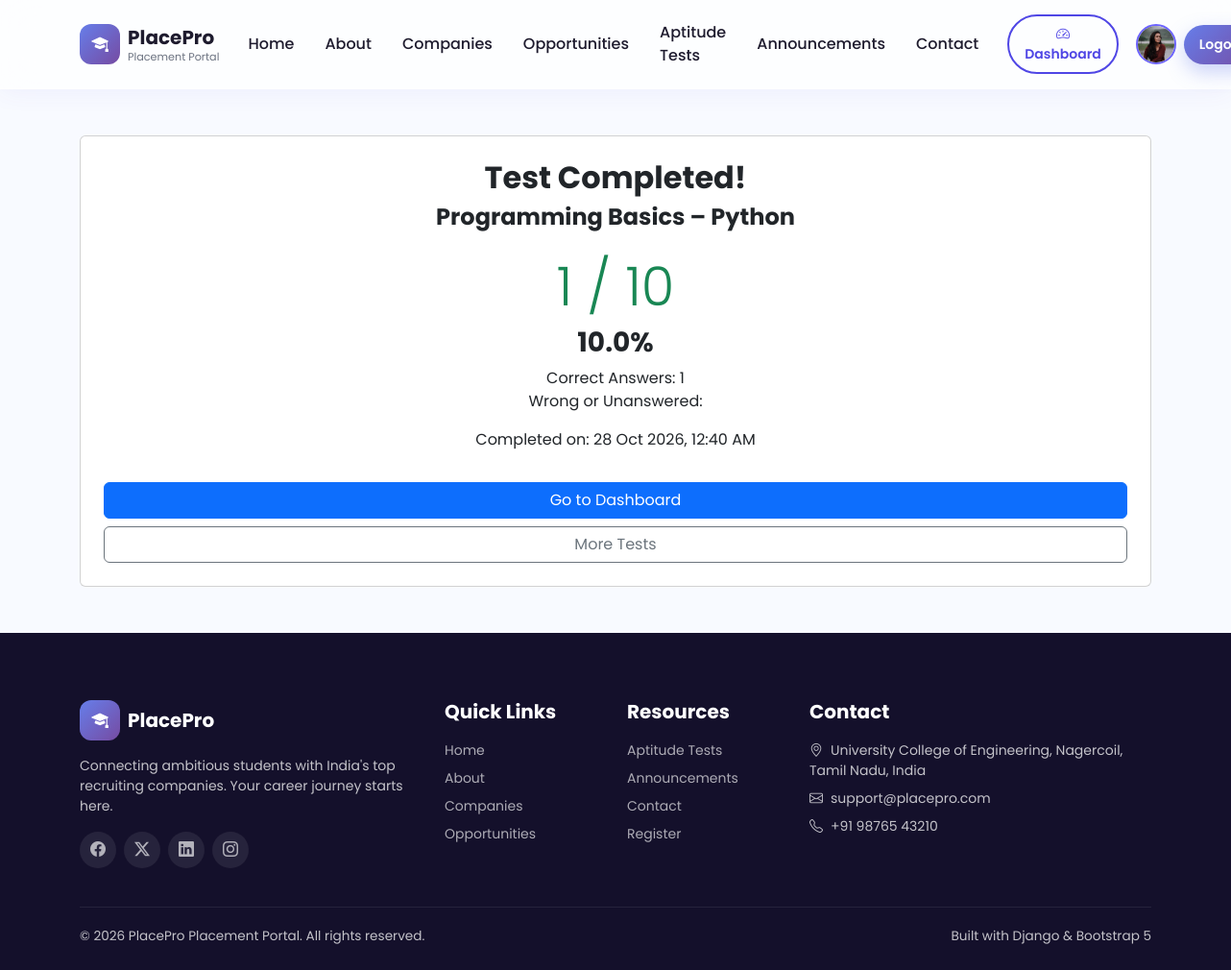
The page /aptitude-result/1/ (signed in) on the database its author committed.
### portal/models.py (models this page shows, shortened)
class Profile(models.Model):
    user = models.OneToOneField(
        User,
        on_delete=models.CASCADE,
        related_name="profile"
    )
    phone = models.CharField(max_length=15, blank=True)
    graduation_year = models.PositiveIntegerField(
        null=True, blank=True
    )
    college = models.CharField(max_length=200, blank=True)
    course = models.CharField(max_length=100, blank=True)
    resume = models.FileField(
        upload_to="resumes/", blank=True, null=True
    )
    profile_picture = models.ImageField(
        upload_to="profile_pics/", blank=True, null=True
    )

class AptitudeAttempt(models.Model):
    student = models.ForeignKey(
        User,
        on_delete=models.CASCADE,
        related_name='aptitude_attempts'
    )
    test = models.ForeignKey(
        AptitudeTest,
        on_delete=models.CASCADE,
        related_name='attempts'
    )
    score = models.PositiveIntegerField(default=0)
    total_marks = models.PositiveIntegerField(default=0)
    answers = models.JSONField(default=dict, blank=True)
    attempted_on = models.DateTimeField(auto_now_add=True)
    @property
    def percentage(self):
        if self.total_marks == 0:
            return 0
        return round((self.score / self.total_marks) * 100, 2)

class AptitudeTest(models.Model):
    CATEGORY_CHOICES = [
        ('QUANT', 'Quantitative Aptitude'),
        ('VERBAL', 'Verbal Ability'),
        ('LOGICAL', 'Logical Reasoning'),
        ('CODING', 'Programming Basics'),
    ]
    DIFFICULTY_CHOICES = [
        ('EASY', 'Easy'),
        ('MEDIUM', 'Medium'),
        ('HARD', 'Hard'),
    ]
    title = models.CharField(max_length=150)
    category = models.CharField(max_length=20, choices=CATEGORY_CHOICES)
    difficulty = models.CharField(max_length=10, choices=DIFFICULTY_CHOICES, default='MEDIUM')
    total_questions = models.PositiveIntegerField(default=20)
    duration_minutes = models.PositiveIntegerField(default=30)
    is_active = models.BooleanField(default=True)
    created_at = models.DateTimeField(auto_now_add=True)
    class Meta:
        ordering = ['category']

### portal/views.py (the view)
@login_required
def aptitude_result(request, attempt_id):
    attempt = get_object_or_404(
        AptitudeAttempt,
        id=attempt_id,
        student=request.user
    )
    return render(
        request,
        'portal/aptitude_result.html',
        {'attempt': attempt}
    )

### templates/portal/aptitude_result.html (shortened to what this page needs)
{% extends 'base.html' %}
{% block content %}
<div class="container py-5">
    <div class="card p-4 text-center">
        <h2>Test Completed!</h2>
        <h4>{{ attempt.test.title }}</h4>
        <h1 class="display-4 text-success mt-3">
            {{ attempt.score }} / {{ attempt.total_marks }}
        </h1>
        <h3>{{ attempt.percentage }}%</h3>
        <p>
            Correct Answers: {{ attempt.score }}<br>
            Wrong or Unanswered:
        </p>
        <p>
            Completed on: {{ attempt.attempted_on|date:"d M Y, h:i A" }}
        </p>
        <a href="{% url 'dashboard' %}"
           class="btn btn-primary mt-3">
            Go to Dashboard
        </a>
        <a href="{% url 'aptitude_tests' %}"
           class="btn btn-outline-secondary mt-2">
            More Tests
        </a>
    </div>
</div>
{% endblock %}

### templates/base.html (shortened to what this page needs)
{% load static %}
<!DOCTYPE html>
<html lang="en">
<head>
  <link href="https://cdn.jsdelivr.net/npm/bootstrap@5.3.3/dist/css/bootstrap.min.css" rel="stylesheet">
  <link rel="stylesheet" href="https://cdn.jsdelivr.net/npm/bootstrap-icons@1.11.3/font/bootstrap-icons.css">
  <link rel="stylesheet" href="{% static 'css/style.css' %}">
</head>
<body>
  <nav class="navbar navbar-expand-lg navbar-glass">
    <div class="container">
      <a class="navbar-brand d-flex align-items-center gap-2" href="{% url 'home' %}">
        <span class="navbar-brand-logo"><i class="bi bi-mortarboard-fill"></i></span>
        <span>
          <span class="brand-text d-block">PlacePro</span>
          <span class="brand-tagline">Placement Portal</span>
        </span>
      </a>
      <div class="collapse navbar-collapse" id="mainNav">
        <ul class="navbar-nav ms-auto align-items-lg-center gap-lg-1">
          <li class="nav-item"><a
              class="nav-link nav-link-custom {% if request.resolver_match.url_name == 'home' %}active{% endif %}"
              href="{% url 'home' %}">Home</a></li>
          <li class="nav-item"><a
              class="nav-link nav-link-custom {% if request.resolver_match.url_name == 'about' %}active{% endif %}"
              href="{% url 'about' %}">About</a></li>
          <li class="nav-item"><a
              class="nav-link nav-link-custom {% if request.resolver_match.url_name == 'companies' %}active{% endif %}"
              href="{% url 'companies' %}">Companies</a></li>
          <li class="nav-item"><a
              class="nav-link nav-link-custom {% if request.resolver_match.url_name == 'opportunities' %}active{% endif %}"
              href="{% url 'opportunities' %}">Opportunities</a></li>
          <li class="nav-item"><a
              class="nav-link nav-link-custom {% if request.resolver_match.url_name == 'aptitude_tests' %}active{% endif %}"
              href="{% url 'aptitude_tests' %}">Aptitude Tests</a></li>
          <li class="nav-item"><a
              class="nav-link nav-link-custom {% if request.resolver_match.url_name == 'announcements' %}active{% endif %}"
              href="{% url 'announcements' %}">Announcements</a></li>
          <li class="nav-item"><a
              class="nav-link nav-link-custom {% if request.resolver_match.url_name == 'contact' %}active{% endif %}"
              href="{% url 'contact' %}">Contact</a></li>
        </ul>
        <div class="d-flex align-items-center gap-2 mt-3 mt-lg-0 ms-lg-3">
          {% if user.is_authenticated %}
          <a href="{% url 'dashboard' %}" class="btn btn-outline-gradient btn-sm px-3">
            <i class="bi bi-speedometer2"></i> Dashboard
          </a>
          <a href="{% url 'profile' %}" class="nav-profile">
            {% if request.user.is_authenticated %}
            {% if request.user.profile.profile_picture %}
            <img src="{{ request.user.profile.profile_picture.url }}" alt="Profile" class="navbar-profile-img">
            {% else %}
            <span class="navbar-profile-placeholder">
              {{ request.user.username|slice:":1"|upper }}
            </span>
            {% endif %}
            {% endif %}
          </a>
          <a href="{% url 'logout' %}" class="btn btn-gradient btn-sm px-3">Logout</a>
          {% else %}
          <a href="{% url 'login' %}" class="btn btn-outline-gradient btn-sm px-3">Login</a>
          <a href="{% url 'register' %}" class="btn btn-gradient btn-sm px-3">Register</a>
          {% endif %}
        </div>
      </div>
    </div>
  </nav>
  {% block content %}{% endblock %}
  <footer class="footer-premium">
    <div class="container">
      <div class="row g-4">
        <div class="col-lg-4">
          <div class="d-flex align-items-center gap-2 mb-3">
            <span class="navbar-brand-logo"><i class="bi bi-mortarboard-fill"></i></span>
            <span class="fw-bold fs-5 text-white">PlacePro</span>
          </div>
          <p class="small">Connecting ambitious students with India's top recruiting companies. Your career journey
            starts here.</p>
          <div class="d-flex gap-2 mt-3">
            <a href="#" class="footer-social"><i class="bi bi-facebook"></i></a>
            <a href="#" class="footer-social"><i class="bi bi-twitter-x"></i></a>
            <a href="#" class="footer-social"><i class="bi bi-linkedin"></i></a>
            <a href="#" class="footer-social"><i class="bi bi-instagram"></i></a>
          </div>
        </div>
        <div class="col-lg-2 col-6">
          <h5>Quick Links</h5>
          <ul class="list-unstyled small d-flex flex-column gap-2">
            <li><a href="{% url 'home' %}">Home</a></li>
            <li><a href="{% url 'about' %}">About</a></li>
            <li><a href="{% url 'companies' %}">Companies</a></li>
            <li><a href="{% url 'opportunities' %}">Opportunities</a></li>
          </ul>
        </div>
        <div class="col-lg-2 col-6">
          <h5>Resources</h5>
          <ul class="list-unstyled small d-flex flex-column gap-2">
            <li><a href="{% url 'aptitude_tests' %}">Aptitude Tests</a></li>
            <li><a href="{% url 'announcements' %}">Announcements</a></li>
            <li><a href="{% url 'contact' %}">Contact</a></li>
            <li><a href="{% url 'register' %}">Register</a></li>
          </ul>
        </div>
        <div class="col-lg-4">
          <h5>Contact</h5>
          <ul class="list-unstyled small d-flex flex-column gap-2">
            <li><i class="bi bi-geo-alt me-2"></i>University College of Engineering, Nagercoil, Tamil Nadu, India</li>
            <li><i class="bi bi-envelope me-2"></i>support@placepro.com</li>
            <li><i class="bi bi-telephone me-2"></i>+91 98765 43210</li>
          </ul>
        </div>
      </div>
      <div class="footer-bottom d-flex flex-wrap justify-content-between">
        <span>© {% now "Y" %} PlacePro Placement Portal. All rights reserved.</span>
        <span>Built with Django &amp; Bootstrap 5</span>
      </div>
    </div>
  </footer>
</body>
</html>

### static/css/style.css (style rules this page uses)
:root { --primary-1: #667eea; --primary-2: #764ba2; --primary-3: #4f46e5; --primary-4: #2563eb; --bg-body: #f8faff; --card-white: #ffffff; --text-dark: #1e1b2e; --text-muted: #6b7280; --radius-lg: 24px; --radius-md: 20px; --radius-sm: 14px; --shadow-soft: 0 10px 30px rgba(79, 70, 229, 0.08); --shadow-hover: 0 20px 45px rgba(79, 70, 229, 0.18); --gradient-main: linear-gradient(135deg, var(--primary-1) 0%, var(--primary-2) 100%); --gradient-blue: linear-gradient(135deg, var(--primary-4) 0%, var(--primary-3) 100%); --transition-fast: all 0.25s ease; --transition-slow: all 0.5s cubic-bezier(0.2, 0.8, 0.2, 1); }
* { box-sizing: border-box; }
body { font-family: 'Poppins', sans-serif; background-color: var(--bg-body); color: var(--text-dark); overflow-x: hidden; scroll-behavior: smooth; }
a { text-decoration: none; }
h1, h2, h3, h4, h5, h6 { font-weight: 700; }
.navbar-glass { background: rgba(255, 255, 255, 0.7); backdrop-filter: blur(18px); -webkit-backdrop-filter: blur(18px); border-bottom: 1px solid rgba(255, 255, 255, 0.4); box-shadow: 0 4px 24px rgba(79, 70, 229, 0.06); transition: var(--transition-fast); padding: 14px 0; position: sticky; top: 0; z-index: 1000; }
.navbar-brand-logo { width: 42px; height: 42px; border-radius: 12px; background: var(--gradient-main); display: flex; align-items: center; justify-content: center; color: #fff; font-weight: 700; font-size: 1.1rem; }
.brand-text { font-weight: 700; font-size: 1.25rem; color: var(--text-dark); }
.brand-tagline { font-size: 0.7rem; color: var(--text-muted); display: block; margin-top: -3px; }
.nav-link-custom { color: var(--text-dark) !important; font-weight: 500; margin: 0 6px; position: relative; transition: var(--transition-fast); }
.nav-link-custom::after { content: ''; position: absolute; bottom: -4px; left: 0; width: 0; height: 2px; background: var(--gradient-main); transition: var(--transition-fast); }
.btn-gradient { background: var(--gradient-main); color: #fff !important; border: none; border-radius: 50px; padding: 10px 26px; font-weight: 600; transition: var(--transition-fast); box-shadow: 0 8px 20px rgba(102, 126, 234, 0.35); }
.btn-outline-gradient { border: 2px solid var(--primary-3); color: var(--primary-3); border-radius: 50px; padding: 8px 24px; font-weight: 600; background: transparent; transition: var(--transition-fast); }
.footer-premium { background: #14102b; color: rgba(255,255,255,0.75); padding: 70px 0 25px; }
.footer-premium h5 { color: #fff; margin-bottom: 18px; font-weight: 700; }
.footer-premium a { color: rgba(255,255,255,0.65); transition: var(--transition-fast); }
.footer-social { width: 38px; height: 38px; border-radius: 50%; background: rgba(255,255,255,0.08); display: flex; align-items: center; justify-content: center; color: #fff; transition: var(--transition-fast); }
.footer-bottom { border-top: 1px solid rgba(255,255,255,0.08); margin-top: 40px; padding-top: 20px; font-size: 0.85rem; }
.nav-profile { display: inline-flex; align-items: center; justify-content: center; text-decoration: none; margin-left: 10px; }
.navbar-profile-img, .navbar-profile-placeholder { width: 42px; height: 42px; border-radius: 50%; object-fit: cover; border: 2px solid #6c63ff; }

### rows shown on the page
AptitudeAttempt: test "Programming Basics – Python", score "1", total_marks "10", percentage "10.0", attempted_on "28 Oct 2026, 12:40 AM"
